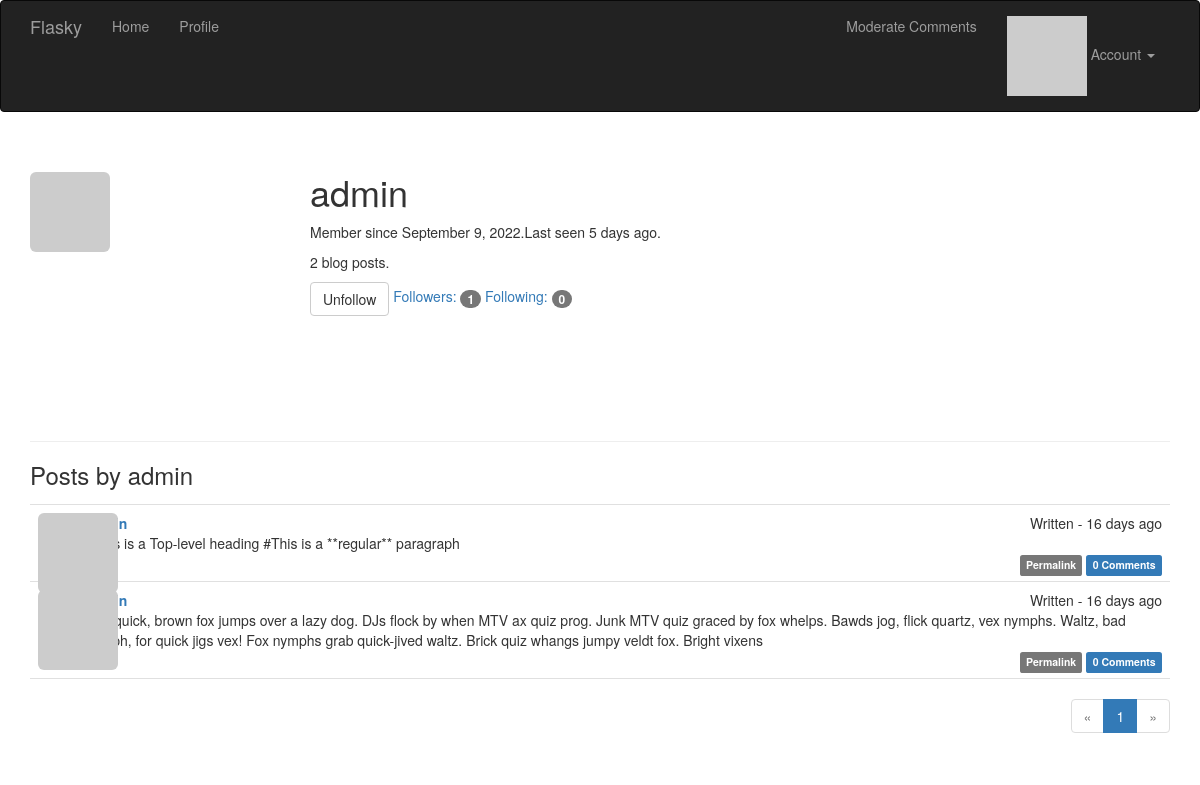
The page /user/admin (signed in) on the database its author committed.
### app/models.py (models this page shows, shortened)
class User(UserMixin, db.Model):
    __tablename__ = 'users'
    id = db.Column(db.Integer, primary_key=True)
    email = db.Column(db.String(64), unique=True, index=True)
    username = db.Column(db.String(64), unique=True, index=True)
    role_id = db.Column(db.Integer, db.ForeignKey('roles.id'))
    password_hash = db.Column(db.String(128))
    confirmed = db.Column(db.Boolean, default=False)
    name = db.Column(db.String(64))
    location = db.Column(db.String(64))
    about_me = db.Column(db.Text())
    member_since = db.Column(db.DateTime(),
                             default=datetime.datetime.utcnow)
    last_seen = db.Column(db.DateTime(),
                          default=datetime.datetime.utcnow)
    avatar_hash = db.Column(db.String(32))
    posts = db.relationship('Post', backref='author', lazy='dynamic')
    followed = db.relationship('Follow',
                               foreign_keys=[Follow.follower_id],
                               backref=db.backref('follower', lazy='joined'),
                               lazy='dynamic',
                               cascade='all, delete-orphan')
    followers = db.relationship('Follow',
                                foreign_keys=[Follow.followed_id],
                                backref=db.backref('followed', lazy='joined'),
                                lazy='dynamic',
                                cascade='all, delete-orphan')
    comments = db.relationship('Comment', backref='author', lazy='dynamic')
    @property
    def password(self):
        raise AttributeError('password is not a readable attribute')
    def can(self, perm):
        return self.role is not None and self.role.has_permission(perm)
    def is_administrator(self):
        return self.can(Permission.ADMIN)
    def ping(self):
        self.last_seen = datetime.datetime.utcnow()
        db.session.add(self)
    def gravatar(self, size=100, default='robohash', rating='g'):
        if request.is_secure:
            url = 'https://secure.gravatar.com/avatar'
        else:
            url = 'http://www.gravatar.com/avatar'
        hash = self.avatar_hash or self.gravatar_hash()
        return f'{url}/{hash}?s={size}&d={default}&r={rating}'
    def is_following(self, user):
        if user.id is None:
            return False
        return self.followed.filter_by(
            followed_id=user.id).first() is not None

class Post(db.Model):
    __tablename__ = 'posts'
    id = db.Column(db.Integer, primary_key=True)
    body = db.Column(db.Text)
    body_html = db.Column(db.Text)
    timestamp = db.Column(db.DateTime, index=True,
                          default=datetime.datetime.utcnow)
    author_id = db.Column(db.Integer, db.ForeignKey('users.id'))
    comments = db.relationship('Comment', backref='post', lazy='dynamic')

### app/main/views.py (the view)
@main.route('/user/<username>')
def user(username):
    user = User.query.filter_by(username=username).first_or_404()
    page = request.args.get('page', 1, type=int)
    pagination = user.posts.order_by(Post.timestamp.desc()).paginate(
        page, per_page=current_app.config['FLASKY_POSTS_PER_PAGE'],
        error_out=False)
    posts = pagination.items
    return render_template('user.html', user=user, posts=posts,
                           pagination=pagination)

### app/auth/views.py (called while the page is built)
@auth.before_app_request
def before_request():
    if current_user.is_authenticated:
        current_user.ping()
        if  not current_user.confirmed \
            and request.endpoint \
            and request.blueprint != 'auth' \
            and request.endpoint != 'static':
            return redirect(url_for('auth.unconfirmed'))

### app/main/__init__.py (called while the page is built)
@main.app_context_processor
def inject_permissions():
    return dict(Permission=Permission)

### app/models.py (called while the page is built)
@login_manager.user_loader
def load_user(user_id):
    return User.query.get(int(user_id))

    def has_permission(self, perm):
        return self.permissions & perm == perm

### app/templates/user.html (shortened to what this page needs)
{% extends 'base.html' %}
{% import "_macros.html" as macros %}
{% block page_content %}
<div class='page-header'>
    <img class="img-rounded profile-thumbnail" src="{{ user.gravatar(size=256) }}">
    <div class="profile-header">
        <h1>{{ user.username }}</h1>
        <p> Member since {{ moment(user.member_since).format('LL') }}.Last seen {{ moment(user.last_seen).fromNow() }}. </p>
        <p>{{ user.posts.count() }} blog posts.</p>
        <p>
            {% if current_user.can(Permission.FOLLOW) and user != current_user %}
                {% if not current_user.is_following(user) %}
                <a href="{{ url_for('main.follow', username=user.username) }}" class="btn btn-primary">Follow</a>
                {% else %}
                <a href="{{ url_for('main.unfollow', username=user.username) }}" class="btn btn-default">Unfollow</a>
                {% endif %}
            {% endif %}
            <a href="{{ url_for('main.followers', username=user.username) }}">Followers: <span class="badge">{{ user.followers.count() - 1 }}</span></a>
            <a href="{{ url_for('main.followed_by', username=user.username) }}">Following: <span class="badge">{{ user.followed.count() - 1  }}</span></a>
        </p>
    </div>
</div>
<h3>Posts by {{ user.username }}</h3>
{% include '_posts.html' %}
<div class="pagination">
    {{ macros.pagination_widget(pagination, 'main.user', username=user.username) }}
</div>
{% endblock page_content %}

### app/templates/_posts.html (shortened to what this page needs)
<ul class="posts">
    {% for post in posts %}
    <li class="post">
        <div class="post-thumbnail">
            <a hrer="{{ url_for('main.user', username=post.author.username) }}">
                <img class="img-rounded profile-thumbnail" src="{{ post.author.gravatar(size=40) }}">
            </a>
        </div>
        <div class="post-content">
            <div class="post-date">Written - {{ moment(post.timestamp).fromNow() }}</div>
            <div class="post-author"><a href="{{ url_for('main.user', username=post.author.username) }}">{{ post.author.username }}</a></div>
            <div class="post-body">
                {% if post.body_html %}
                    {{ post.body_html | safe }}
                {% else %}
                    {{ post.body }}
                {% endif %}
            </div>
            <div class="post-footer">
                <a href="{{ url_for('main.post', id=post.id) }}"><span class="label label-default">Permalink</span></a>
                <a href="{{ url_for('main.post', id=post.id) }}#comments"><span class="label label-primary">{{ post.comments.count() }} Comments</span></a>
            </div>
        </div>
    </li>
    {% endfor %}
</ul>

### app/static/styles.css (style rules this page uses)
.profile-thumbnail { position: absolute; }
.profile-header { min-height: 260px; margin-left: 280px; }
ul.posts { list-style-type: none; padding: 0px; margin: 16px 0px 0px 0px; border-top: 1px solid #e0e0e0; }
ul.posts li.post { padding: 8px; border-bottom: 1px solid #e0e0e0; }
div.post-date { float: right; }
div.post-author { font-weight: bold; }
div.post-thumbnail { position: absolute; }
div.post-content { margin-left: 48px; min-height: 48px; }
div.post-footer { text-align: right; }
div.pagination { width: 100%; text-align: right; padding: 0px; margin: 0px; }

### rows shown on the page
User: username "admin", member_since "September 9, 2022", last_seen "5 days ago"
Post: timestamp "16 days ago", body "#This is a Top-level heading #This is a **regular** paragraph", comments.count "0"
Post: timestamp "16 days ago", body "The quick, brown fox jumps over a lazy dog. DJs flock by when MTV ax quiz prog. Junk MTV quiz graced by fox whelps. Bawds jog, flick quartz, vex nymphs. Waltz, bad nymph, for quick jigs vex! Fox nymphs grab quick-jived waltz. Brick quiz whangs jumpy veldt fox. Bright vixens", comments.count "0"

### other values the page prints
{{ user.posts.count() }} "2"
{{ user.followers.count() - 1 }} "1"
{{ user.followed.count() - 1 }} "0"
{{ p }} "1"
